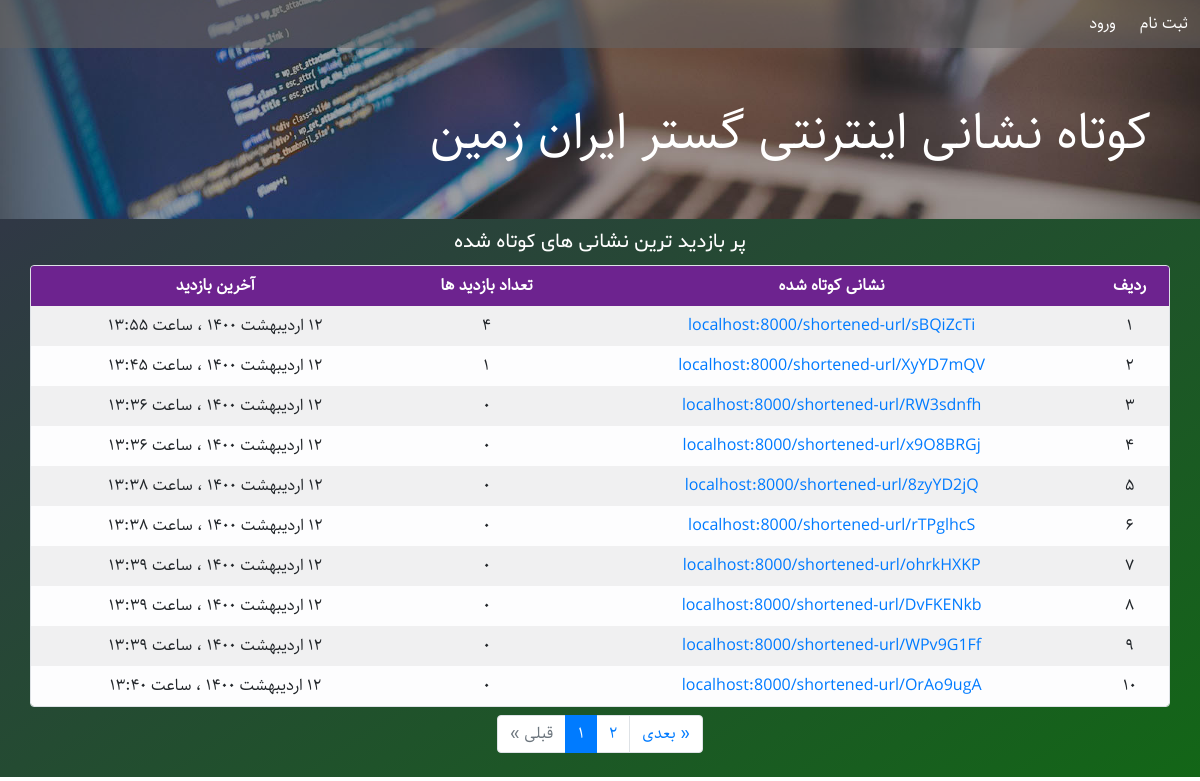
The app's page /, older data.
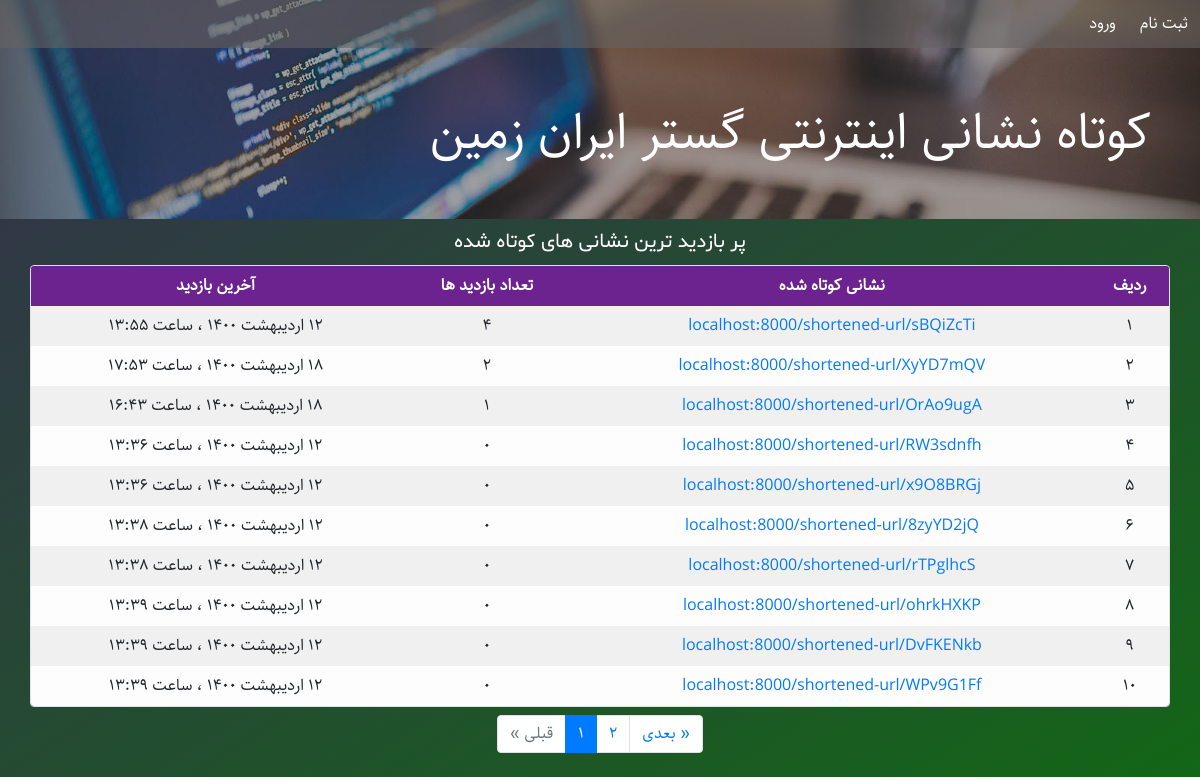
The same page, newer data.
### URLshortener/models.py (models this page shows, shortened)
class URL(models.Model):
    address = models.URLField(max_length=512, verbose_name='نشانی اینترنتی')
    slug = models.SlugField(max_length=8, unique=True, verbose_name='اسلاگ')
    visits = models.PositiveIntegerField(default=0, verbose_name='تعداد بازدید ها')
    created = models.DateTimeField(auto_now_add=True, verbose_name='تاریخ ایجاد')
    last_visit = models.DateTimeField(default=timezone.now, verbose_name='آخرین بازدید')
    author = models.ForeignKey(User, on_delete=models.CASCADE, related_name='urls',
                               verbose_name='ایجاد کننده')
    def last_visit_jalali(self):
        return datetime_to_jalali_str(self.last_visit)
    last_visit_jalali.short_description = 'آخرین بازدید'
    def created_jalali(self):
        return datetime_to_jalali_str(self.created)
    created_jalali.short_description = 'تاریخ ایجاد'
    def __str__(self):
        return 'localhost:8000/shortened-url/' + self.slug
    class Meta:
        verbose_name = 'نشانی اینترنتی'
        verbose_name_plural = 'نشانی های اینترنتی'

### URLshortener/views.py (the view)
# urls.py: path('', views.home, name='home'),
def home(request):
    url_list = URL.objects.order_by('-visits')
    paginator = Paginator(url_list, 10)
    page_number = request.GET.get('page', 1)
    page_obj = paginator.get_page(page_number)
    context = {
        'short_urls': page_obj,
    }
    return render(request, 'URLshortener/home.html', context)

### URLshortener/templatetags/custom_filters.py (called while the page is built)
@register.filter
@stringfilter
def to_persian(string):
    return numbers_to_persian(string)

### URLshortener/templatetags/custom_tags.py (called while the page is built)
@register.inclusion_tag('URLshortener/paginator.html')
def paginator(page):
    return {
        'page': page,
    }

@register.inclusion_tag('URLshortener/urls_table.html')
def urls_table(page):
    return {
        'page': page,
    }

### extensions/jalali.py (called while the page is built)
    def persian_tuple(self):
        return self.persian_year, self.persian_month, self.persian_day

### extensions/time_utils.py (called while the page is built)
def numbers_to_persian(string):
    en_to_fa = {
        '0': '۰',
        '1': '۱',
        '2': '۲',
        '3': '۳',
        '4': '۴',
        '5': '۵',
        '6': '۶',
        '7': '۷',
        '8': '۸',
        '9': '۹',
    }
    for en, fa in en_to_fa.items():
        string = string.replace(en, fa)
    return string

### templates/URLshortener/home.html (shortened to what this page needs)
{% extends 'URLshortener/base.html' %}
{% load static %}
{% load custom_filters %}
{% load custom_tags %}
{% block head %}
	<link rel='stylesheet' href="{% static 'URLshortener/css/home.css' %}">
{% endblock %}
{% block header %}
	<nav class='navbar navbar-expand p-0'>
		{% if user.is_authenticated %}
			<ul class="navbar-nav p-0 m-0">
				<li class="nav-item p-1 text-center">
					<a class="nav-link" href="{% url 'URLshortener:dashboard' %}">پنل کاربری</a>
				</li>
				<li class="nav-item p-1 text-center">
					<a class="nav-link" href="{% url 'URLshortener:add-url' %}">کوتاه کردن نشانی</a>
				</li>
				<li class="nav-item p-1 text-center">
					<a class="nav-link" href="{% url 'auth_logout' %}?next=/">خروج</a>
				</li>
			</ul>
		{% else %}
			<ul class="navbar-nav p-0 m-0">
				<li class="nav-item p-1 text-center">
					<a class="nav-link" href="{% url 'registration_register' %}">ثبت نام</a>
				</li>
				<li class="nav-item p-1 text-center">
					<a class="nav-link" href="{% url 'auth_login' %}">ورود</a>
				</li>
			</ul>
		{% endif %}
	</nav>
	<div class='text-right p-5 text-white header-title'>کوتاه نشانی اینترنتی گستر ایران زمین</div>
{% endblock %}
{% block main %}
	<div class='container-fluid p-2'>
		<div class='container text-center text-white main-title'>پر بازدید ترین نشانی های کوتاه شده</div>
		<div class='container table-responsive p-0 my-2 mx-auto rounded table-div border'>
			{% urls_table short_urls %}
		</div>
		{% if short_urls.paginator.num_pages > 1 %}
			{% paginator short_urls %}
		{% endif %}
	</div>
{% endblock %}

### templates/URLshortener/urls_table.html
{% load custom_filters %}
<table class='table table-light table-striped table-borderless text-center p-0 mx-auto my-0'>
    <thead>
        <tr style='background-color: #6d238f;' class='text-white'>
            <th class='p-2'>ردیف</th>
            <th class='p-2'>نشانی کوتاه شده</th>
            <th class='p-2'>تعداد بازدید ها</th>
            <th class='p-2'>آخرین بازدید</th>
        </tr>
    </thead>
    <tbody>
        {% for short_url in page %}
        <tr>
            <td class='p-2'>
                {{ forloop.counter0|add:page.start_index|to_persian }}
            </td>
            <td class='p-2'>
                <a href="{% url 'URLshortener:shortened-url' short_url.slug%}">
                {{ short_url }}
                </a>
            </td>
            <td class='p-2'>{{ short_url.visits|to_persian }}</td>
            <td class='p-2'>{{ short_url.last_visit_jalali }}</td>
        </tr>
        {% endfor %}
    </tbody>
</table>

Row changes from the older to the newer data that the page shows:
changed URL "localhost:8000/shortened-url/XyYD7mQV": visits|to_persian "۱" → "۲"; last_visit_jalali "۱۲ اردیبهشت ۱۴۰۰ ، ساعت ۱۳:۴۵" → "۱۸ اردیبهشت ۱۴۰۰ ، ساعت ۱۷:۵۳"
changed URL "localhost:8000/shortened-url/OrAo9ugA": visits|to_persian "۰" → "۱"; last_visit_jalali "۱۲ اردیبهشت ۱۴۰۰ ، ساعت ۱۳:۴۰" → "۱۸ اردیبهشت ۱۴۰۰ ، ساعت ۱۶:۴۳"; moves up the list
